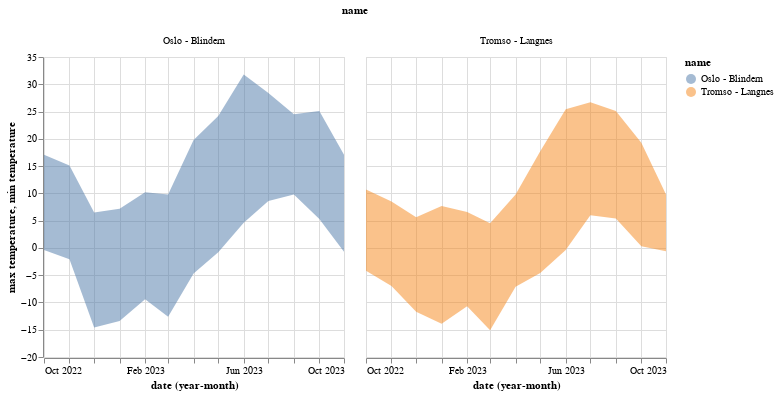

Notebook cell for this chart:
### Code cell
alt.Chart(data_monthly).mark_area(opacity=0.5).encode(
    x="yearmonth(date):T",
    y="max temperature",
    y2="min temperature",
    color="name",
    column="name",
)

### Figure 1 — Vega-Lite specification as saved in the notebook (floating-point values rounded to 4 significant figures)
{"config": {"view": {"continuousWidth": 300, "continuousHeight": 300}}, "data": {"name": "data-51c9c11abac8f29e07a99e816a05729d"}, "mark": {"type": "area", "opacity": 0.5}, "encoding": {"color": {"field": "name", "type": "nominal"}, "column": {"field": "name", "type": "nominal"}, "x": {"field": "date", "timeUnit": "yearmonth", "type": "temporal"}, "y": {"field": "max temperature", "type": "quantitative"}, "y2": {"field": "min temperature"}}, "$schema": "https://vega.github.io/schema/vega-lite/v5.20.1.json", "datasets": {"data-51c9c11abac8f29e07a99e816a05729d": [{"name": "Tromso - Langnes", "station": "SN90490", "date": "2022-10-01T00:00:00", "max temperature": 10.7, "precipitation": 187.0, "min temperature": -4.2}, {"name": "Tromso - Langnes", "station": "SN90490", "date": "2022-11-01T00:00:00", "max temperature": 8.5, "precipitation": 41.5, "min temperature": -7.0}, {"name": "Tromso - Langnes", "station": "SN90490", "date": "2022-12-01T00:00:00", "max temperature": 5.6, "precipitation": 88.8, "min temperature": -11.7}, {"name": "Tromso - Langnes", "station": "SN90490", "date": "2023-01-01T00:00:00", "max temperature": 7.7, "precipitation": 111.4, "min temperature": -13.9}, {"name": "Tromso - Langnes", "station": "SN90490", "date": "2023-02-01T00:00:00", "max temperature": 6.6, "precipitation": 171.3, "min temperature": -10.7}, {"name": "Tromso - Langnes", "station": "SN90490", "date": "2023-03-01T00:00:00", "max temperature": 4.5, "precipitation": 157.0, "min temperature": -15.1}, {"name": "Tromso - Langnes", "station": "SN90490", "date": "2023-04-01T00:00:00", "max temperature": 9.8, "precipitation": 85.0, "min temperature": -7.1}, {"name": "Tromso - Langnes", "station": "SN90490", "date": "2023-05-01T00:00:00", "max temperature": 17.7, "precipitation": 101.2, "min temperature": -4.6}, {"name": "Tromso - Langnes", "station": "SN90490", "date": "2023-06-01T00:00:00", "max temperature": 25.4, "precipitation": 43.4, "min temperature": -0.4}, {"name": "Tromso - Langnes", "station": "SN90490", "date": "2023-07-01T00:00:00", "max temperature": 26.7, "precipitation": 14.0, "min temperature": 6.0}, {"name": "Tromso - Langnes", "station": "SN90490", "date": "2023-08-01T00:00:00", "max temperature": 25.1, "precipitation": 43.4, "min temperature": 5.4}, {"name": "Tromso - Langnes", "station": "SN90490", "date": "2023-09-01T00:00:00", "max temperature": 19.3, "precipitation": 163.7, "min temperature": 0.3}, {"name": "Tromso - Langnes", "station": "SN90490", "date": "2023-10-01T00:00:00", "max temperature": 9.8, "precipitation": 64.8, "min temperature": -0.6}, {"name": "Oslo - Blindern", "station": "SN18700", "date": "2022-10-01T00:00:00", "max temperature": 17.1, "precipitation": 82.9, "min temperature": -0.4}, {"name": "Oslo - Blindern", "station": "SN18700", "date": "2022-11-01T00:00:00", "max temperature": 15.1, "precipitation": 83.4, "min temperature": -2.1}, {"name": "Oslo - Blindern", "station": "SN18700", "date": "2022-12-01T00:00:00", "max temperature": 6.5, "precipitation": 85.5, "min temperature": -14.6}, {"name": "Oslo - Blindern", "station": "SN18700", "date": "2023-01-01T00:00:00", "max temperature": 7.2, "precipitation": 100.5, "min temperature": -13.4}, {"name": "Oslo - Blindern", "station": "SN18700", "date": "2023-02-01T00:00:00", "max temperature": 10.2, "precipitation": 46.0, "min temperature": -9.4}, {"name": "Oslo - Blindern", "station": "SN18700", "date": "2023-03-01T00:00:00", "max temperature": 9.8, "precipitation": 72.6, "min temperature": -12.6}, {"name": "Oslo - Blindern", "station": "SN18700", "date": "2023-04-01T00:00:00", "max temperature": 19.8, "precipitation": 99.7, "min temperature": -4.7}, {"name": "Oslo - Blindern", "station": "SN18700", "date": "2023-05-01T00:00:00", "max temperature": 24.2, "precipitation": 17.0, "min temperature": -0.8}, {"name": "Oslo - Blindern", "station": "SN18700", "date": "2023-06-01T00:00:00", "max temperature": 31.8, "precipitation": 39.9, "min temperature": 4.6}, {"name": "Oslo - Blindern", "station": "SN18700", "date": "2023-07-01T00:00:00", "max temperature": 28.4, "precipitation": 146.9, "min temperature": 8.6}, {"name": "Oslo - Blindern", "station": "SN18700", "date": "2023-08-01T00:00:00", "max temperature": 24.5, "precipitation": 259.8, "min temperature": 9.8}, {"name": "Oslo - Blindern", "station": "SN18700", "date": "2023-09-01T00:00:00", "max temperature": 25.1, "precipitation": 105.8, "min temperature": 5.3}, {"name": "Oslo - Blindern", "station": "SN18700", "date": "2023-10-01T00:00:00", "max temperature": 17.1, "precipitation": 7.3, "min temperature": -0.7}]}}
